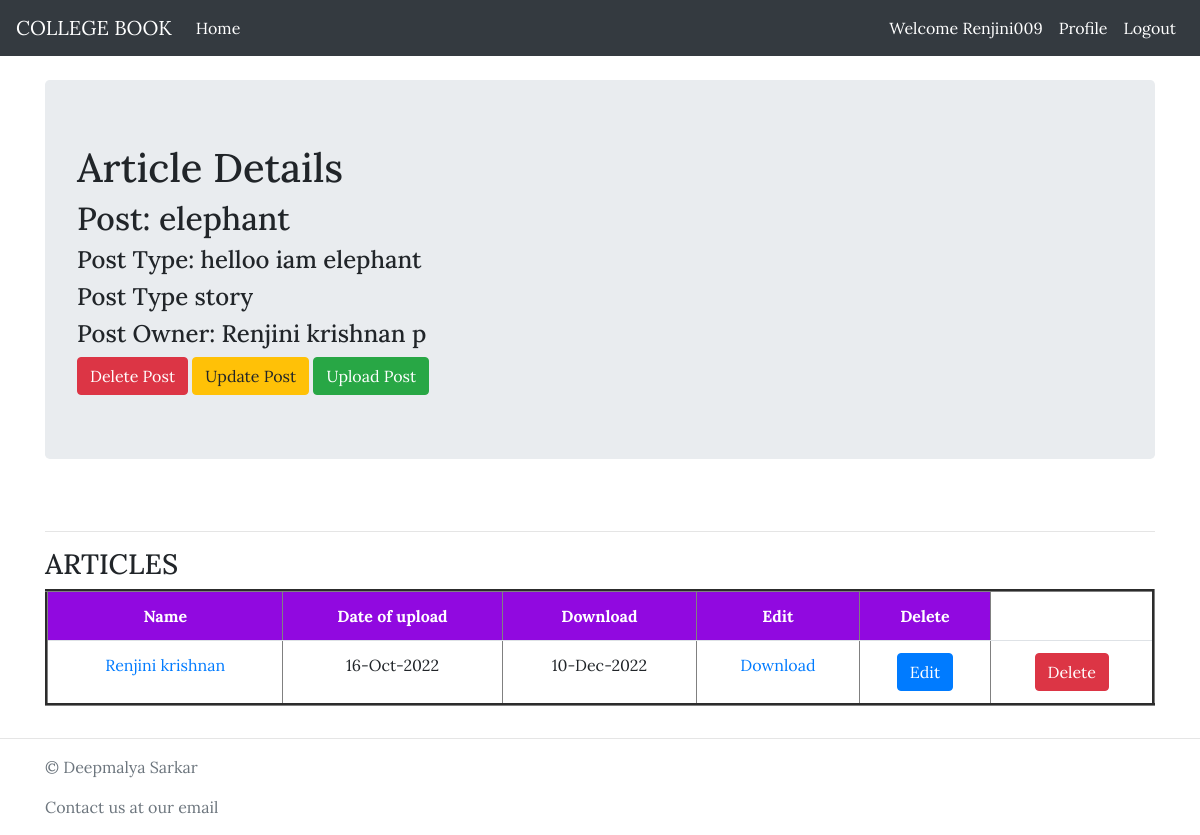
The app's page /group/classroom_details/7/ (signed in) with its own data.
### group/models.py (models this page shows, shortened)
class Classroom(models.Model):
    code=models.CharField(max_length=10, unique=True)
    name=models.CharField(max_length=255)
    sub_code=models.CharField(max_length=255)
    admin=models.ForeignKey(User,on_delete=models.CASCADE,related_name='admin')
    members=models.ManyToManyField(User,through='ClassMember')
    def __str__(self):
        return self.name
    class Meta:
        ordering=['name']

### assignment/models.py (models this page shows, shortened)
class Assignment(models.Model):
    name=models.CharField(max_length=255)
    message=models.CharField(max_length=500)
    uploader=models.ForeignKey(User,on_delete=models.CASCADE)
    classroom=models.ForeignKey(Classroom,on_delete=models.CASCADE)
    file=models.FileField(upload_to='assignment',blank=False)
    date_uploaded=models.DateTimeField(default=timezone.now)
    date_submission=models.DateField()

### group/views.py (the view)
# urls.py: path('classroom_details/<int:pk>/',views.classroom_details,name='classroom_details'),
@login_required
def classroom_details(request,pk):
    classroom=Classroom.objects.get(id=pk)
    print(classroom)
    assignments=Assignment.objects.filter(classroom=pk).order_by('-date_uploaded')
    context={'classroom':classroom,'assignments':assignments}
    return render(request,'group/classroom_detail.html',context)

### group/templates/group/classroom_detail.html (shortened to what this page needs)
{% extends 'ams/base.html' %}
{% block content %}
    <div class="jumbotron">
    <h1>Article Details</h1>
    <h2>Post: {{classroom.name}}</h2>
    <h4>Post Type: {{classroom.sub_code}}</h4>
    <h4>Post Type {{classroom.code}}</h4>
    <h4>Post Owner: {{classroom.admin.first_name}} {{classroom.admin.last_name}}</h4>
    {% if user == classroom.admin %}
        <a href="{% url 'group:delete_classroom' pk=classroom.pk %}" class="btn btn-danger">Delete Post</a>
        <a href="{% url 'group:update_classroom' pk=classroom.pk %}" class="btn btn-warning">Update Post</a>
        <a href="{% url 'assignment:upload' pk=classroom.pk %}" class="btn btn-success">Upload Post</a>
    {% endif %}
    </div>
    <br>
    <hr>
    <h3>ARTICLES</h3>
    {% if assignments %}
    {% if user == classroom.admin %}
    <div class="table-responsive">
    <table class="table" border=3>
        <tr id="th">
            <th>Name</th>
            <th>Date of upload</th>
            <th>Download</th>
            <th>Edit</th>
            <th>Delete</th>
        </tr>
        {% for assignment in assignments  %}
        <tr>
            <td><a href="{% url 'assignment:assignment_details' pk=assignment.pk %}">{{assignment.name}}</a></td>
            <td>{{assignment.date_uploaded|date:"d-M-Y"}}</td>
            <td>{{assignment.date_submission|date:"d-M-Y"}}</td>
            <td><a href="{{assignment.file.url}}" target="_blank">Download</a></td>
            <td><a class="btn btn-primary" href="{% url 'assignment:assignment_edit' pk=assignment.pk %}">Edit</a></td>
            <td><a class="btn btn-danger" href="{% url 'assignment:assignment_delete' pk=assignment.pk %}">Delete</a></td>
        </tr>
        {% endfor %}
    </table>
    </div>
    {% endif %}
    {% endif %}
{% endblock content %}

### templates/ams/base.html (shortened to what this page needs)
<!doctype html>
{% load crispy_forms_tags %}
{% load static %}
<html lang="en">
  <head>
    <link rel="stylesheet" href="https://stackpath.bootstrapcdn.com/bootstrap/4.4.1/css/bootstrap.min.css">
    <link rel="stylesheet" href="{% static 'ams/css/main.css' %}">
  </head>
  <body>
    <nav class="navbar navbar-expand-lg navbar navbar-dark bg-dark">
		<a class="navbar-brand" href="{% url 'index' %}">COLLEGE BOOK</a>
		<div class="collapse navbar-collapse" id="navbarSupportedContent">
        {% if user.is_authenticated %}
        <div class="navbar-nav mr-auto">
          {% if user.profile.designation == 'TEACHER' %}
          <a class="nav-item nav-link active" href="{% url 'group:teacher_dashboard' %}">Home</a>
          {% endif %}
        </div>
        <div class="navbar-nav ml-auto">
            <a class="nav-item nav-link active" href="#">Welcome {{user.username}}</a>
            <a class="nav-item nav-link active" href="{% url 'update' %}">Profile</a>
            <a class="nav-item nav-link active" href="{% url 'logout' %}">Logout</a>
        </div>
        {% else %}
        <div class="navbar-nav ml-auto">
            <a class="nav-item nav-link active btn btn-success" data-toggle="modal" data-target="#signupModal" href="#">Sign Up</a>
            &nbsp;<a class="nav-item nav-link active btn btn-success" data-toggle="modal" data-target="#loginModal" href="#">Log In</a>
        </div>
        {% endif %}
  </div>
  </nav>
  <div class="container">
    <br>
    {% block content %}{% endblock content %}
  </div>
  <footer class="text-muted">
    <hr>
    <div class="container">
      <p>&copy; Deepmalya Sarkar</p>
      <p>Contact us at our email</p>
    </div>
    </footer>
  </body>
</html>

### static/ams/css/main.css (style rules this page uses)
body { font-family: 'Lora', serif; }
table { text-align: center; }
#th { background-color:#9109e0; color: white; }

### records on screen
Classroom: name "elephant", sub_code "helloo iam elephant", code "story", admin.first_name "Renjini", admin.last_name "krishnan p"
Assignment: name "Renjini krishnan", date_uploaded "16-Oct-2022", date_submission "10-Dec-2022"

### other values on screen
{{ user.username }} "Renjini009"
